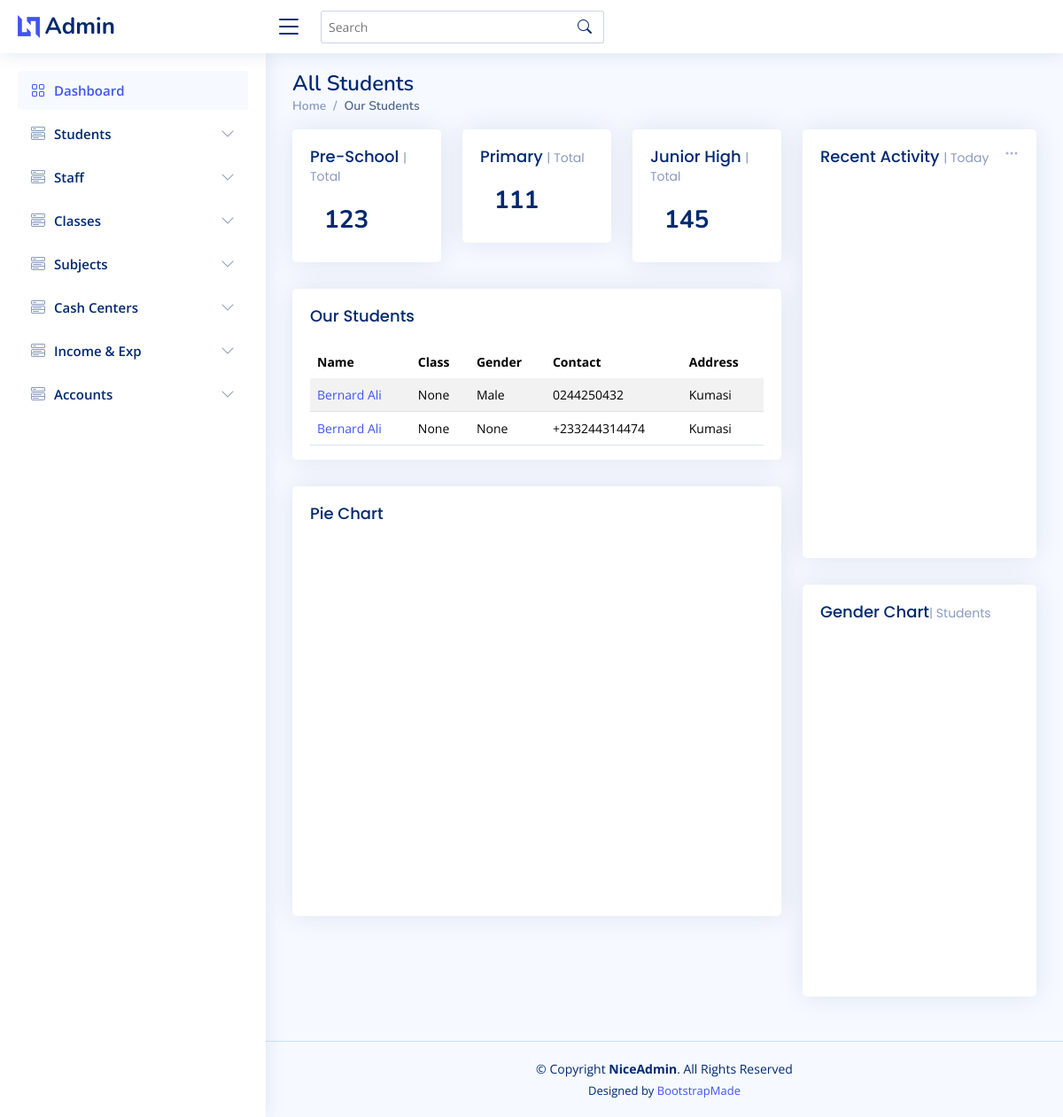
The app's page /accounts/all_students, older data.
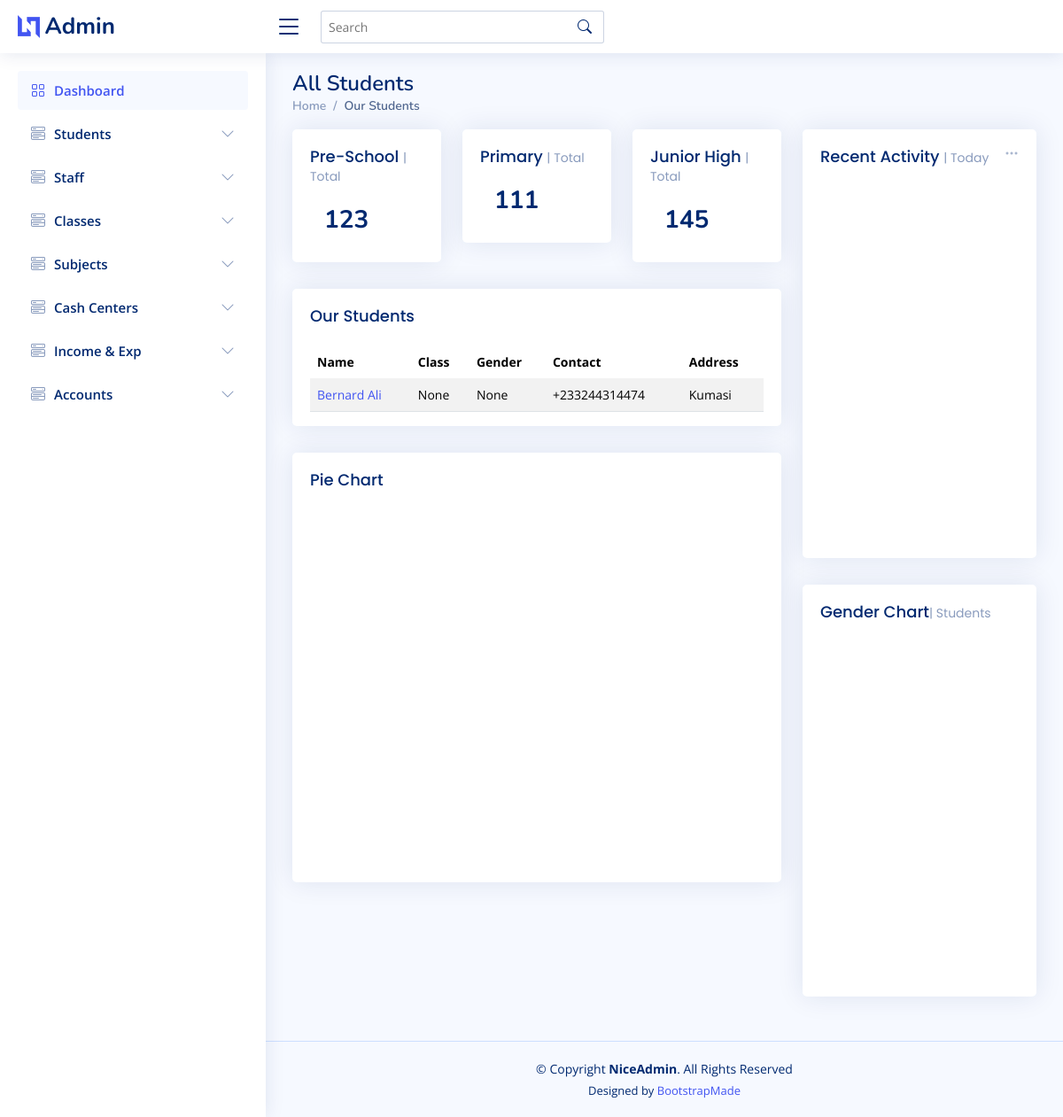
The same page, newer data.
### authy/models.py (models this page shows, shortened)
class User(AbstractUser):
    full_name = models.CharField(max_length=200, null=True)
    type = models.CharField(max_length=20, choices=USER_TYPE)
    email = models.EmailField(unique=True, null=True)
    phone = models.CharField(max_length=20)
    avatar = models.ImageField(null=True, default="default.jpg")
    gender = models.CharField(max_length=100, choices=GENDER_CHOICE, null=True, blank=True)
    residence = models.CharField(max_length=100)
    GPS_Address = models.CharField(max_length=15)
    region = models.CharField(max_length=100, choices=REGION_CHOICE, null=True, blank=True)
    nationality = models.CharField(max_length=100, default='Ghanaian')
    created = models.DateField(auto_now_add=True)
    is_blocked = models.BooleanField(default=False)
    classes = models.ManyToManyField('core.Class', related_name='classes', blank=True)
    marital_status = models.CharField(max_length=100, choices=MARITAL_STATUS, default='Single')
    subjects = models.ManyToManyField('core.Subject', related_name='subjects', blank=True)
    profile = models.TextField(blank=True, null=True)
    cv = models.FileField(blank=True, null=True)
    facebook_url = models.URLField(max_length=255, blank=True, null=True)
    twitter_url = models.URLField(max_length=255, blank=True, null=True)
    instagram_url = models.URLField(max_length=255, blank=True, null=True)
    linkedin_url = models.URLField(max_length=255, blank=True, null=True)
    website_url = models.URLField(max_length=255, blank=True, null=True)
    REQUIRED_FIELDS = []

### accounts/views.py (the view)
# urls.py: path('all_students', all_students, name='all_students'),
def all_students(request):
    students = User.objects.filter(type='Student/Parent')
    context = {
        'students': students,
    }
    return render(request, 'accounts/all_students.html', context)

### templates/accounts/all_students.html (shortened to what the changed rows need)
{% extends 'accounts/base.html' %}
{% block content %}
  <main id="main" class="main">
    <div class="pagetitle">
      <h1>All Students</h1>
    </div>
    <section class="section dashboard">
      <div class="row">
        <div class="col-lg-8">
          <div class="row">
            <div class="col-12">
              <div class="card top-selling overflow-auto">
                <div class="card-body pb-0">
                  <table class="table table-striped table-hover datatable">
                    <thead>
                      <tr>
                        <th>Name</th>
                        <th>Class</th>
                        <th>Gender</th>
                        <th>Contact</th>
                        <th>Address</th>
                      </tr>
                    </thead>
                    <tbody>
                      {% for student in students %}
                        <tr>
                        <td><a href="{% url 'account_profile' student.username %}">{{student.full_name}}</a></td>
                        <td>{{student.classes.first}}</td>
                        <td>{{student.gender}}</td>
                        <td>{{student.phone}}</td>
                        <td>{{student.residence}}</td>
                      </tr>
                      {% endfor %}
                    </tbody>
                  </table>
                </div>
              </div>
            </div>
          </div>
        </div>
      </div>
    </section>
  </main>
{% endblock content %}

Row changes from the older to the newer data that the page shows:
no longer on this page (row edited): User: full_name "Bernard Ali", classes.first "None", gender "Male", phone "0244250432", residence "Kumasi"
